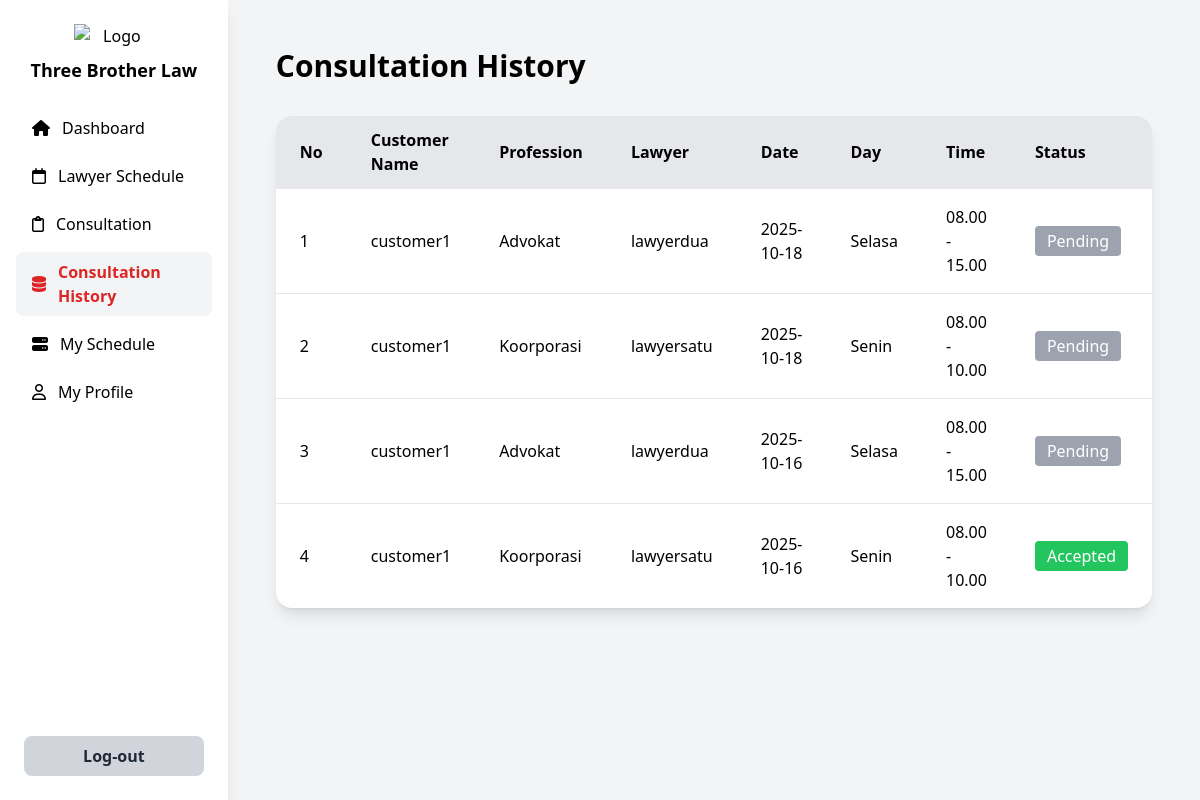
The page /pengacara/consultation-history/consultation-history.php (signed in) on the database as committed earlier.
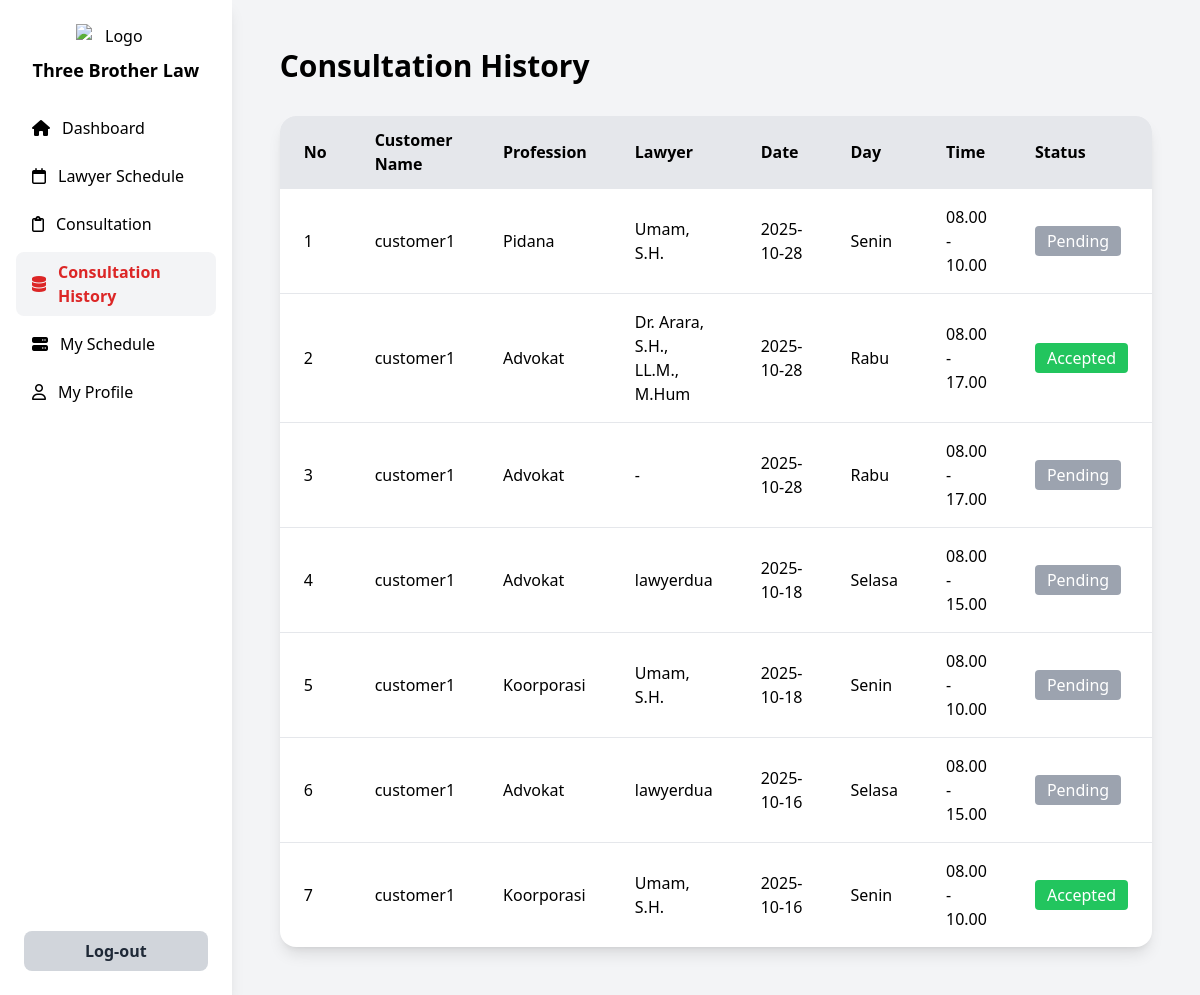
The same page on the database as committed later.
### tables this page shows
CREATE TABLE `consultation_schedule` (
  `id` int NOT NULL,
  `lawyer_id` int DEFAULT NULL,
  `customer_id` int DEFAULT NULL,
  `customer_name` varchar(100) NOT NULL,
  `profession` varchar(100) NOT NULL,
  `lawyer_name` varchar(100) NOT NULL,
  `consultation_date` date NOT NULL,
  `day` varchar(20) NOT NULL,
  `time` varchar(20) NOT NULL,
  `status` enum('Pending','Accepted','Rejected') DEFAULT 'Pending',
  `created_at` timestamp NULL DEFAULT CURRENT_TIMESTAMP
);

CREATE TABLE `lawyers` (
  `id` int NOT NULL,
  `user_id` int NOT NULL,
  `full_name` varchar(100) NOT NULL,
  `email` varchar(100) NOT NULL,
  `address` varchar(255) DEFAULT NULL,
  `birth_place` varchar(100) DEFAULT NULL,
  `birth_date` date DEFAULT NULL,
  `profession` varchar(100) DEFAULT NULL,
  `phone` varchar(20) DEFAULT NULL,
  `created_at` timestamp NULL DEFAULT CURRENT_TIMESTAMP,
  `updated_at` timestamp NULL DEFAULT CURRENT_TIMESTAMP ON UPDATE CURRENT_TIMESTAMP
);

### pengacara/consultation-history/consultation-history.php (the view, shortened to what this page needs)
<?php
require_once '../../config.php';
try {
  $stmt = $pdo->query("
    SELECT
      cs.id,
      cs.customer_name,
      cs.profession,
      l.full_name AS lawyer_full_name,
      cs.consultation_date,
      cs.day,
      cs.time,
      cs.status
    FROM consultation_schedule cs
    LEFT JOIN lawyers l ON cs.lawyer_id = l.id
    ORDER BY cs.created_at DESC
  ");
  $consultations = $stmt->fetchAll(PDO::FETCH_ASSOC);
} catch (PDOException $e) {
  die("Query gagal: " . $e->getMessage());
}
?>
<!DOCTYPE html>
<html lang="en">
<head>
  <script src="https://cdn.tailwindcss.com"></script>
  <link rel="stylesheet" href="https://cdnjs.cloudflare.com/ajax/libs/font-awesome/6.4.0/css/all.min.css">
</head>
<body class="bg-gray-100 font-sans">
  <div class="flex min-h-screen">
    <aside class="w-64 bg-white shadow-lg flex flex-col justify-between">
      <div>
        <div class="p-6 text-center">
          <img src="../../assets/img/logo.png" alt="Logo" class="w-20 mx-auto mb-2">
          <h2 class="text-lg font-bold">Three Brother Law</h2>
        </div>
        <nav class="px-4 space-y-2">
          <a href="../lawyer-dashboard.php" class="flex items-center space-x-3 px-4 py-2 rounded-lg hover:bg-gray-100">
            <i class="fa-solid fa-house"></i>
            <span>Dashboard</span>
          </a>
          <a href="../lawyer-schadule/lawyer-schedule.php" class="flex items-center space-x-3 px-4 py-2 rounded-lg hover:bg-gray-100">
            <i class="fa-regular fa-calendar"></i>
            <span>Lawyer Schedule</span>
          </a>
          <a href="../consultation/consultation.php" class="flex items-center space-x-3 px-4 py-2 rounded-lg hover:bg-gray-100">
            <i class="fa-regular fa-clipboard"></i>
            <span>Consultation</span>
          </a>
          <a href="./consultation-history.php" class="flex items-center space-x-3 px-4 py-2 rounded-lg bg-gray-100 text-red-600 font-semibold">
            <i class="fa-solid fa-database"></i>
            <span>Consultation History</span>
          </a>
          <a href="../my-schadule/my-schedule.php" class="flex items-center space-x-3 px-4 py-2 rounded-lg hover:bg-gray-100">
            <i class="fa-solid fa-server"></i>
            <span>My Schedule</span>
          </a>
          <a href="../my-profile/my-profile.php" class="flex items-center space-x-3 px-4 py-2 rounded-lg hover:bg-gray-100">
            <i class="fa-regular fa-user"></i>
            <span>My Profile</span>
          </a>
        </nav>
      </div>
      <div class="p-6">
        <button onclick="window.location.href='../../logout.php'"
          class="w-full py-2 bg-gray-300 text-gray-800 rounded-lg hover:bg-gray-400 font-semibold">
          Log-out
        </button>
      </div>
    </aside>
    <main class="flex-1 p-12">
      <h1 class="text-3xl font-bold mb-8">Consultation History</h1>
      <div class="bg-white shadow-lg rounded-2xl overflow-hidden">
        <table class="w-full text-left border-collapse">
          <thead class="bg-gray-200">
            <tr>
              <th class="px-6 py-3 font-semibold">No</th>
              <th class="px-6 py-3 font-semibold">Customer Name</th>
              <th class="px-6 py-3 font-semibold">Profession</th>
              <th class="px-6 py-3 font-semibold">Lawyer</th>
              <th class="px-6 py-3 font-semibold">Date</th>
              <th class="px-6 py-3 font-semibold">Day</th>
              <th class="px-6 py-3 font-semibold">Time</th>
              <th class="px-6 py-3 font-semibold">Status</th>
            </tr>
          </thead>
          <tbody>
            <?php if (count($consultations) > 0): ?>
              <?php $no = 1; foreach ($consultations as $row): ?>
                <?php
                  $statusClass = match($row['status']) {
                    'Accepted' => 'bg-green-500 text-white',
                    'Rejected' => 'bg-red-500 text-white',
                    default => 'bg-gray-400 text-white'
                  };
                ?>
                <tr class="border-t hover:bg-gray-50">
                  <td class="px-6 py-4"><?= $no++ ?></td>
                  <td class="px-6 py-4"><?= htmlspecialchars($row['customer_name']) ?></td>
                  <td class="px-6 py-4"><?= htmlspecialchars($row['profession']) ?></td>
                  <td class="px-6 py-4"><?= htmlspecialchars($row['lawyer_full_name'] ?? '-') ?></td>
                  <td class="px-6 py-4"><?= htmlspecialchars($row['consultation_date']) ?></td>
                  <td class="px-6 py-4"><?= htmlspecialchars($row['day']) ?></td>
                  <td class="px-6 py-4"><?= htmlspecialchars($row['time']) ?></td>
                  <td class="px-6 py-4">
                    <span class="px-3 py-1 rounded <?= $statusClass ?>">
                      <?= htmlspecialchars($row['status']) ?>
                    </span>
                  </td>
                </tr>
              <?php endforeach; ?>
            <?php else: ?>
              <tr>
                <td colspan="8" class="text-center py-6 text-gray-500">No consultation records found.</td>
              </tr>
            <?php endif; ?>
          </tbody>
        </table>
      </div>
    </main>
  </div>
</body>
</html>

Rows that differ between the two databases and show on the page:
added consultation_schedule: customer_name "customer1", profession "Pidana", lawyer.full_name "Umam, S.H.", consultation_date "2025-10-28", day "Senin", time "08.00 - 10.00", status "Pending"
added consultation_schedule: customer_name "customer1", profession "Advokat", lawyer.full_name "Dr. Arara, S.H., LL.M., M.Hum", consultation_date "2025-10-28", day "Rabu", time "08.00 - 17.00", status "Accepted"
added consultation_schedule: customer_name "customer1", profession "Advokat", lawyer_full_name "-", consultation_date "2025-10-28", day "Rabu", time "08.00 - 17.00", status "Pending"
changed through a linked row, consultation_schedule (number 5 of 7 on the later page): lawyer.full_name "lawyersatu" → "Umam, S.H."
changed through a linked row, consultation_schedule (number 7 of 7 on the later page): lawyer.full_name "lawyersatu" → "Umam, S.H."
